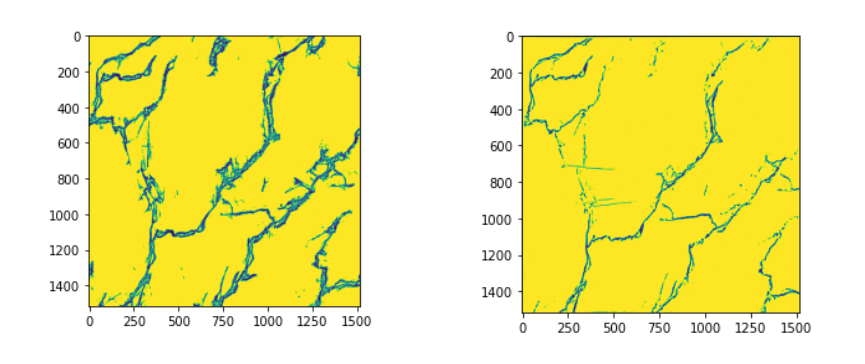
#> input picture images/project/compare.png, 865 x 364 px, given as the content of the folder gdrive/MyDrive/CV_course/project/Dataset/dataset, which was not available
$ jupyter execute --allow-errors main.ipynb   (shell and % lines are left out)   (older library calls are emulated)   (text cells are left out)
#> lines starting #> are read from the running program, lines starting #| are printed output that depends on the picture; pictures that were not available may be replaced by others from this repository, and a replacement may not be noted
[cell 1]
import cv2
import numpy as np
from matplotlib import pyplot as plt
from tensorflow import keras
import os
import json
from skimage.exposure import match_histograms

from google.colab.patches import cv2_imshow

from keras.optimizers import Adam, SGD
from keras.callbacks import ModelCheckpoint, EarlyStopping, ReduceLROnPlateau

[cell 2]
from google.colab import drive
drive.mount('/content/gdrive')

path_babak = "gdrive/MyDrive/CV_course/project/"

[cell 3]
# !unzip gdrive/My\ Drive/Dataset/Dataset.zip  -d "/content/dataset"

[cell 4]
# !unzip gdrive/My\ Drive/Dataset/Patterns.zip  -d "/content/pattern"

[cell 5]
pth= f"{path_babak}Dataset/dataset"

images = []
labels = []
skip = False

for file in os.listdir(pth):
  if skip:
    skip = False
    continue
  if file.endswith(".jpg"):
    images.append(cv2.imread(os.path.join(pth,file))[74:1590,74:1590])
  elif file.endswith(".png"):
    images.append(cv2.imread(os.path.join(pth,file))[74:1590,74:1590])
  elif file.endswith(".json"):
    labels.append(json.load(open(os.path.join(pth,file))))
  elif file.endswith(".bmp"):
    skip = True
    continue

#> (a cell that did not finish here is left out)

[cell 7]
plt.imshow(images[0])
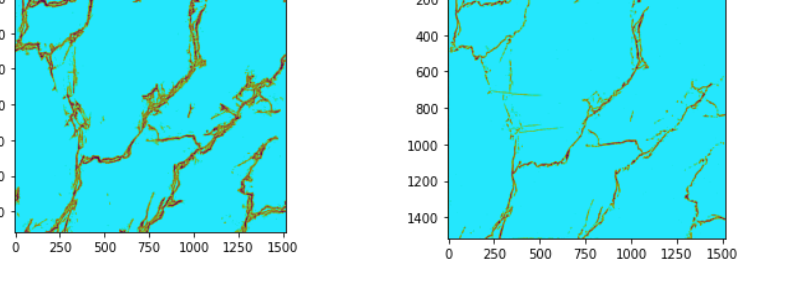
#> shown: shape (290, 791, 3); mean R, G, B 132.7, 233.2, 239.2

[cell 8]
pth= f"{path_babak}Dataset/patterns"
pattern_path=[]
for file in os.listdir(pth):
  if file.endswith(".tif"):
    pattern_path.append(os.path.join(pth,file))
patterns=[]
for im in pattern_path:
  patterns.append(cv2.imread(im))

#> (a cell that did not finish here is left out)

[cell 10]
new_patterns = [None] * len(pattern_path)
pattern_visited = [False] * len(pattern_path)
#> (the rest of this cell did not finish here and is left out)

[cell 11]
del patterns, pattern_visited

[cell 12]
# [61 lines left out: function find_rotation_degree, not called in this run]

[cell 13]
# https://pysource.com/2018/07/20/find-similarities-between-two-images-with-opencv-and-python/
# [26 lines left out: function find_keypoints, not called in this run]

[cell 14]
rotation_deg = []

#> (the rest of this cell did not finish here and is left out)

#> (a cell that did not finish here is left out)

#> (a cell that did not finish here is left out)

#> (a cell that did not finish here is left out)

[cell 18]
scale = 1516/5000
patterns = []

for i in range(len(new_patterns)):
  if type(new_patterns[i]) != type(None):
    patterns.append(cv2.resize(new_patterns[i], dsize=(0,0), fx=scale, fy=scale))
  else:
    patterns.append(None)
#> after the loop, patterns = []

[cell 19]
del new_patterns

[cell 20]
# [12 lines left out: function rotate_image, not called in this run]

[cell 21]
rotated_patterns = []
for i in range(len(rotation_deg)):
  pattern_name = labels[i]['pattern']
  for j in range(len(pattern_path)):
    if pattern_path[j].split('/')[-1] == pattern_name:
      rotated_patterns.append(rotate_image(patterns[j], rotation_deg[i]))
      break
#> after the loop, rotated_patterns = []

[cell 22]
input_images = []
#> (the rest of this cell did not finish here and is left out)

#> (a cell that did not finish here is left out)

[cell 24]
del images

[cell 25]
masked_labels = []

for i in range(len(labels)):
  mask = np.zeros((224, 224))
  for j in range(len(labels[i]['shapes'])):
    points = []
    for point in labels[i]['shapes'][j]['points']:
      points.append([int((point[0] - 74) * (224/1516)), int((point[1] - 74) * (224/1516))])
    cv2.fillPoly(mask, pts=[np.array(points)], color=(255, 255, 255))

  masked_labels.append(mask)
#> after the loop, masked_labels = []


$ run again, on images/project/res2.png
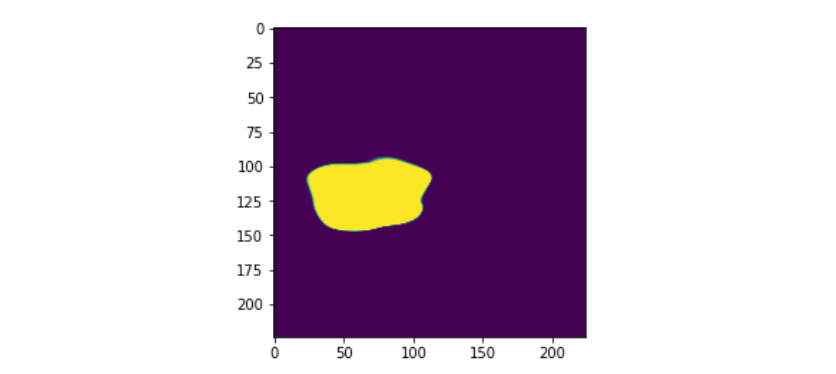
#> input picture images/project/res2.png, 836 x 374 px, given as the content of the folder gdrive/MyDrive/CV_course/project/Dataset/dataset, which was not available
#> `[cell 7] plt.imshow(images[0])`:
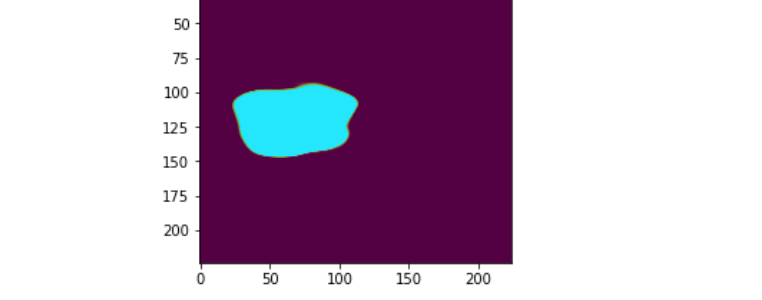
#> shown: shape (300, 762, 3); mean R, G, B 190.3, 169.2, 191.5
#> after the loop `for i in range(len(new_patterns)):`: patterns = []
